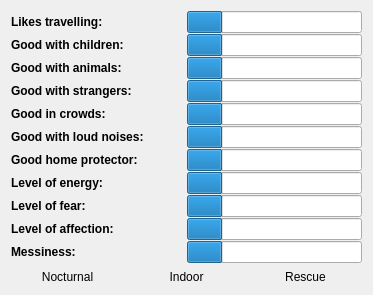
   <widget class="QWidget" name="tabGeneral">
    <attribute name="title">
     <string>General Attributes</string>
    </attribute>
    <layout class="QGridLayout" name="gridLayout_3">
     <item row="0" column="0">
      <layout class="QVBoxLayout" name="verticalLayout_3">
       <item>
        <layout class="QVBoxLayout" name="verticalLayout_2">
         <property name="spacing">
          <number>1</number>
         </property>
         <property name="sizeConstraint">
          <enum>QLayout::SetDefaultConstraint</enum>
         </property>
         <item>
          <layout class="QHBoxLayout" name="likesTravel">
           <item>
            <widget class="QLabel" name="lbLikesTravel">
             <property name="minimumSize">
              <size>
               <width>175</width>
               <height>0</height>
              </size>
             </property>
             <property name="font">
              <font>
               <weight>75</weight>
               <bold>true</bold>
              </font>
             </property>
             <property name="text">
              <string>Likes travelling:</string>
             </property>
            </widget>
           </item>
           <item>
            <widget class="QProgressBar" name="barLikesTravel">
             <property name="minimumSize">
              <size>
               <width>175</width>
               <height>0</height>
              </size>
             </property>
             <property name="minimum">
              <number>-1</number>
             </property>
             <property name="maximum">
              <number>4</number>
             </property>
             <property name="value">
              <number>0</number>
             </property>
             <property name="textVisible">
              <bool>false</bool>
             </property>
            </widget>
           </item>
          </layout>
         </item>
         <item>
          <layout class="QHBoxLayout" name="goodwChildren">
           <item>
            <widget class="QLabel" name="lbChildren">
             <property name="minimumSize">
              <size>
               <width>175</width>
               <height>0</height>
              </size>
             </property>
             <property name="font">
              <font>
               <weight>75</weight>
               <bold>true</bold>
              </font>
             </property>
             <property name="text">
              <string>Good with children:</string>
             </property>
            </widget>
           </item>
           <item>
            <widget class="QProgressBar" name="barChildren">
             <property name="minimumSize">
              <size>
               <width>175</width>
               <height>0</height>
              </size>
             </property>
             <property name="minimum">
              <number>-1</number>
             </property>
             <property name="maximum">
              <number>4</number>
             </property>
             <property name="value">
              <number>0</number>
             </property>
             <property name="textVisible">
              <bool>false</bool>
             </property>
            </widget>
           </item>
          </layout>
         </item>
         <item>
          <layout class="QHBoxLayout" name="goodwAnimals">
           <item>
            <widget class="QLabel" name="lbAnimals">
             <property name="minimumSize">
              <size>
               <width>175</width>
               <height>0</height>
              </size>
             </property>
             <property name="font">
              <font>
               <weight>75</weight>
               <bold>true</bold>
              </font>
             </property>
             <property name="text">
              <string>Good with animals:</string>
             </property>
            </widget>
           </item>
           <item>
            <widget class="QProgressBar" name="barAnimals">
             <property name="minimumSize">
              <size>
               <width>175</width>
               <height>0</height>
              </size>
             </property>
             <property name="minimum">
              <number>-1</number>
             </property>
             <property name="maximum">
              <number>4</number>
             </property>
             <property name="value">
              <number>0</number>
             </property>
             <property name="textVisible">
              <bool>false</bool>
             </property>
            </widget>
           </item>
          </layout>
         </item>
         <item>
          <layout class="QHBoxLayout" name="goodwStrangers">
           <item>
            <widget class="QLabel" name="lbStrangers">
             <property name="minimumSize">
              <size>
               <width>175</width>
               <height>0</height>
              </size>
             </property>
             <property name="font">
              <font>
               <weight>75</weight>
               <bold>true</bold>
              </font>
             </property>
             <property name="text">
              <string>Good with strangers:</string>
             </property>
            </widget>
           </item>
           <item>
            <widget class="QProgressBar" name="barStrangers">
             <property name="minimumSize">
              <size>
               <width>175</width>
               <height>0</height>
              </size>
             </property>
             <property name="minimum">
              <number>-1</number>
             </property>
             <property name="maximum">
              <number>4</number>
             </property>
             <property name="value">
              <number>0</number>
             </property>
             <property name="textVisible">
              <bool>false</bool>
             </property>
            </widget>
           </item>
          </layout>
         </item>
         <item>
          <layout class="QHBoxLayout" name="goodinCrowds">
           <item>
            <widget class="QLabel" name="lbCrowds">
             <property name="minimumSize">
              <size>
               <width>175</width>
               <height>0</height>
              </size>
             </property>
             <property name="font">
              <font>
               <weight>75</weight>
               <bold>true</bold>
              </font>
             </property>
             <property name="text">
              <string>Good in crowds:</string>
             </property>
            </widget>
           </item>
           <item>
            <widget class="QProgressBar" name="barCrowds">
             <property name="minimumSize">
              <size>
               <width>175</width>
               <height>0</height>
              </size>
             </property>
             <property name="minimum">
              <number>-1</number>
             </property>
             <property name="maximum">
              <number>4</number>
             </property>
             <property name="value">
              <number>0</number>
             </property>
             <property name="textVisible">
              <bool>false</bool>
             </property>
            </widget>
           </item>
          </layout>
         </item>
         <item>
          <layout class="QHBoxLayout" name="goodwNoise">
           <item>
            <widget class="QLabel" name="lbNoise">
             <property name="minimumSize">
              <size>
               <width>175</width>
               <height>0</height>
              </size>
             </property>
             <property name="font">
              <font>
               <weight>75</weight>
               <bold>true</bold>
              </font>
             </property>
             <property name="text">
              <string>Good with loud noises:</string>
             </property>
            </widget>
           </item>
           <item>
            <widget class="QProgressBar" name="barNoise">
             <property name="minimumSize">
              <size>
               <width>175</width>
               <height>0</height>
              </size>
             </property>
             <property name="minimum">
              <number>-1</number>
             </property>
             <property name="maximum">
              <number>4</number>
             </property>
             <property name="value">
              <number>0</number>
             </property>
             <property name="textVisible">
              <bool>false</bool>
             </property>
            </widget>
           </item>
          </layout>
         </item>
         <item>
          <layout class="QHBoxLayout" name="goodProtector">
           <item>
            <widget class="QLabel" name="lbProtector">
             <property name="minimumSize">
              <size>
               <width>175</width>
               <height>0</height>
              </size>
             </property>
             <property name="font">
              <font>
               <weight>75</weight>
               <bold>true</bold>
              </font>
             </property>
             <property name="text">
              <string>Good home protector:</string>
             </property>
            </widget>
           </item>
           <item>
            <widget class="QProgressBar" name="barProtector">
             <property name="minimumSize">
              <size>
               <width>175</width>
               <height>0</height>
              </size>
             </property>
             <property name="minimum">
              <number>-1</number>
             </property>
             <property name="maximum">
              <number>4</number>
             </property>
             <property name="value">
              <number>0</number>
             </property>
             <property name="textVisible">
              <bool>false</bool>
             </property>
            </widget>
           </item>
          </layout>
         </item>
         <item>
          <layout class="QHBoxLayout" name="lvlEnergy">
           <item>
            <widget class="QLabel" name="lbEnergy">
             <property name="minimumSize">
              <size>
               <width>175</width>
               <height>0</height>
              </size>
             </property>
             <property name="font">
              <font>
               <weight>75</weight>
               <bold>true</bold>
              </font>
             </property>
             <property name="text">
              <string>Level of energy:</string>
             </property>
            </widget>
           </item>
           <item>
            <widget class="QProgressBar" name="barEnergy">
             <property name="minimumSize">
              <size>
               <width>175</width>
               <height>0</height>
              </size>
             </property>
             <property name="minimum">
              <number>-1</number>
             </property>
             <property name="maximum">
              <number>4</number>
             </property>
             <property name="value">
              <number>0</number>
             </property>
             <property name="textVisible">
              <bool>false</bool>
             </property>
            </widget>
           </item>
          </layout>
         </item>
         <item>
          <layout class="QHBoxLayout" name="lvlFear">
           <item>
            <widget class="QLabel" name="lbFear">
             <property name="minimumSize">
              <size>
               <width>175</width>
               <height>0</height>
              </size>
             </property>
             <property name="font">
              <font>
               <weight>75</weight>
               <bold>true</bold>
              </font>
             </property>
             <property name="text">
              <string>Level of fear:</string>
             </property>
            </widget>
           </item>
           <item>
            <widget class="QProgressBar" name="barFear">
             <property name="minimumSize">
              <size>
               <width>175</width>
               <height>0</height>
              </size>
             </property>
             <property name="minimum">
              <number>-1</number>
             </property>
             <property name="maximum">
              <number>4</number>
             </property>
             <property name="value">
              <number>0</number>
             </property>
             <property name="textVisible">
              <bool>false</bool>
             </property>
            </widget>
           </item>
          </layout>
         </item>
         <item>
          <layout class="QHBoxLayout" name="lvlAffection">
           <item>
            <widget class="QLabel" name="lbAffection">
             <property name="minimumSize">
              <size>
               <width>175</width>
               <height>0</height>
              </size>
             </property>
             <property name="font">
              <font>
               <weight>75</weight>
               <bold>true</bold>
              </font>
             </property>
             <property name="text">
              <string>Level of affection:</string>
             </property>
            </widget>
           </item>
           <item>
            <widget class="QProgressBar" name="barAffection">
             <property name="minimumSize">
              <size>
               <width>175</width>
               <height>0</height>
              </size>
             </property>
             <property name="minimum">
              <number>-1</number>
             </property>
             <property name="maximum">
              <number>4</number>
             </property>
             <property name="value">
              <number>0</number>
             </property>
             <property name="textVisible">
              <bool>false</bool>
             </property>
            </widget>
           </item>
          </layout>
         </item>
         <item>
          <layout class="QHBoxLayout" name="messiness">
           <item>
            <widget class="QLabel" name="lbMessy">
             <property name="minimumSize">
              <size>
               <width>175</width>
               <height>0</height>
              </size>
             </property>
             <property name="font">
              <font>
               <weight>75</weight>
               <bold>true</bold>
              </font>
             </property>
             <property name="text">
              <string>Messiness:</string>
             </property>
            </widget>
           </item>
           <item>
            <widget class="QProgressBar" name="barMessy">
             <property name="minimumSize">
              <size>
               <width>175</width>
               <height>0</height>
              </size>
             </property>
             <property name="minimum">
              <number>-1</number>
             </property>
             <property name="maximum">
              <number>4</number>
             </property>
             <property name="value">
              <number>0</number>
             </property>
             <property name="textVisible">
              <bool>false</bool>
             </property>
            </widget>
           </item>
          </layout>
         </item>
        </layout>
       </item>
       <item>
        <layout class="QHBoxLayout" name="horizontalLayout">
         <item>
          <widget class="QLabel" name="lbNocturnal">
           <property name="minimumSize">
            <size>
             <width>100</width>
             <height>15</height>
            </size>
           </property>
           <property name="font">
            <font>
             <italic>false</italic>
            </font>
           </property>
           <property name="text">
            <string>Nocturnal</string>
           </property>
           <property name="alignment">
            <set>Qt::AlignCenter</set>
           </property>
          </widget>
         </item>
         <item>
          <widget class="QLabel" name="lbIndoor">
           <property name="minimumSize">
            <size>
             <width>100</width>
             <height>15</height>
            </size>
           </property>
           <property name="text">
            <string>Indoor</string>
           </property>
           <property name="alignment">
            <set>Qt::AlignCenter</set>
           </property>
          </widget>
         </item>
         <item>
          <widget class="QLabel" name="lbHistory">
           <property name="minimumSize">
            <size>
             <width>100</width>
             <height>15</height>
            </size>
           </property>
           <property name="text">
            <string>Rescue</string>
           </property>
           <property name="alignment">
            <set>Qt::AlignCenter</set>
           </property>
          </widget>
         </item>
        </layout>
       </item>
      </layout>
     </item>
    </layout>
   </widget>
